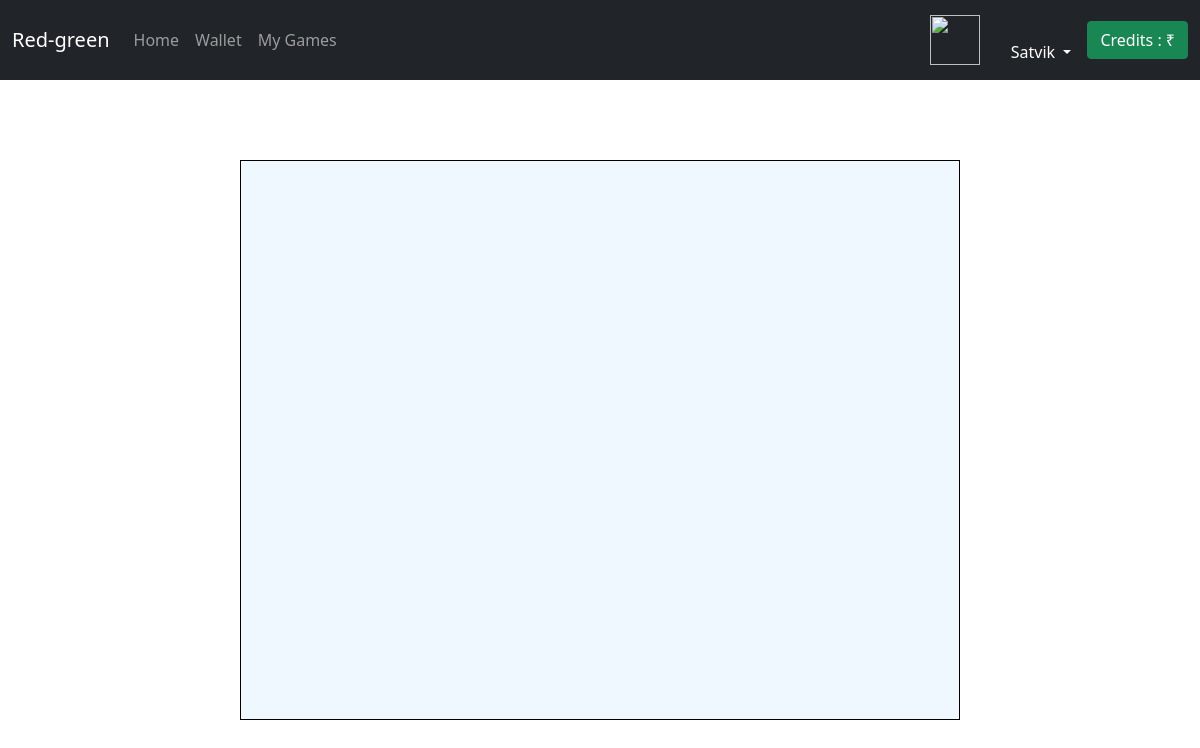
The app's page /mygames/ (signed in), older data.
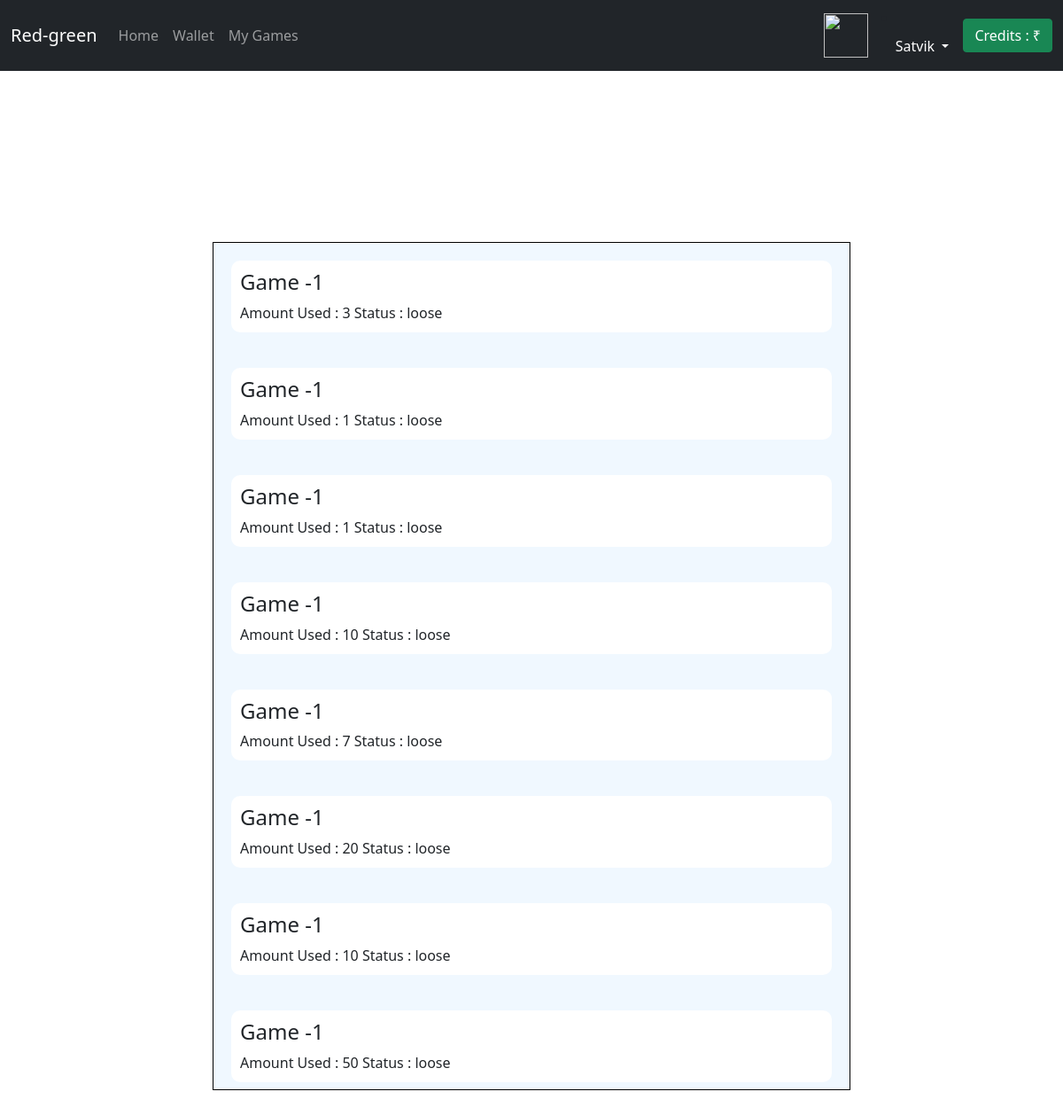
The same page, newer data.
### app/models.py (models this page shows, shortened)
class Gameplayed(models.Model):
    user = models.ForeignKey(User,on_delete=models.CASCADE)
    gameid = models.IntegerField()
    amount = models.IntegerField()
    pandl = models.IntegerField(default=0)
    status = models.CharField(max_length=10,default = 'loose')

### app/views.py (the view)
# urls.py: path('mygames/',views.mygames,name="mygames"),
def mygames(request):
    mygames = reversed(Gameplayed.objects.filter(user = request.user))
    return render(request,'mygames.html',{'mygames':mygames})

### templates/mygames.html (shortened to what this page needs)
{% extends 'base.html' %}
{% block addcss %}
<link rel="stylesheet" href="../static/home.css">
{% endblock addcss %}
{% block body %}
<div class="container-wallet mygames">
    {% for game in mygames %}
    <div class="balance">
      <div class="balance-info">
      <h4> Game -{{game.gameid}}</h4>
      <span> Amount Used : {{game.amount}} </span>
      <span> Status : {{game.status}} </span>
      </div>
    </div>
    {% endfor %}
</div>
{% endblock body %}

### templates/base.html (shortened to what this page needs)
<!DOCTYPE html>
<html lang="en">
  <head>
    {% block addcss %}{% endblock addcss %}
    <link href="https://unpkg.com/tailwindcss@^2/dist/tailwind.min.css" rel="stylesheet">
    <link rel="stylesheet" href="https://cdn.jsdelivr.net/npm/bootstrap@5.1.0/dist/css/bootstrap.min.css">
  </head>
  <body>
    <nav class="navbar navbar-expand-lg navbar-dark bg-dark">
  <div class="container-fluid">
    <a class="navbar-brand" href="">Red-green</a>
    <div class="collapse navbar-collapse" id="navbarSupportedContent">
      <ul class="navbar-nav me-auto mb-2 mb-lg-0">
        <li class="nav-item">
          <a class="nav-link " aria-current="page" href="/">Home</a>
        </li>
        <li class="nav-item">
          <a class="nav-link" href="/wallet">Wallet</a>
        </li>
        <li class="nav-item">
          <a class="nav-link" href="/mygames">My Games</a>
        </li>
      </ul>
        {% if request.user.is_authenticated %}
        <a href="/profile"> <img style="width : 50px; height : 50px; border-radius 50%; margin: 0 15px;" src="https://cdn-icons-png.flaticon.com/512/3135/3135715.png"></a>
           <li class="nav-item dropdown ">
              <a class="nav-link dropdown-toggle text-white" href="#" id="profileDropdown" role="button" data-bs-toggle="dropdown" aria-expanded="false">
                {{request.user.username|capfirst}}
              </a>
            </li>
        <a href="/wallet"> <button class="btn btn-success" >Credits : ₹{{customer.walletbalance}}</button></a>
            {% endif %}
    </div>
  </div>
</nav>
    {% block body %} {% endblock body %}
  </body>
</html>

### static/home.css (style rules this page uses)
.mygames { overflow-y: scroll; height : 70vh !important;; }
.container-wallet { display : flex; flex-direction : column; border: 1px solid black; width : 60%; left : 20%; top : 20%; position: absolute; background-color :aliceblue; box-shadow: 10px; }
.balance { display : flex; justify-content: space-between; margin: 20px; background-color : white; border-radius: 10px; padding :10px; }

Row changes from the older to the newer data that the page shows:
added Gameplayed: gameid "1", amount "3", status "loose"
added Gameplayed: gameid "1", amount "1", status "loose"
added Gameplayed: gameid "1", amount "1", status "loose"
added Gameplayed: gameid "1", amount "10", status "loose"
added Gameplayed: gameid "1", amount "7", status "loose"
added Gameplayed: gameid "1", amount "20", status "loose"
added Gameplayed: gameid "1", amount "10", status "loose"
added Gameplayed: gameid "1", amount "50", status "loose"
